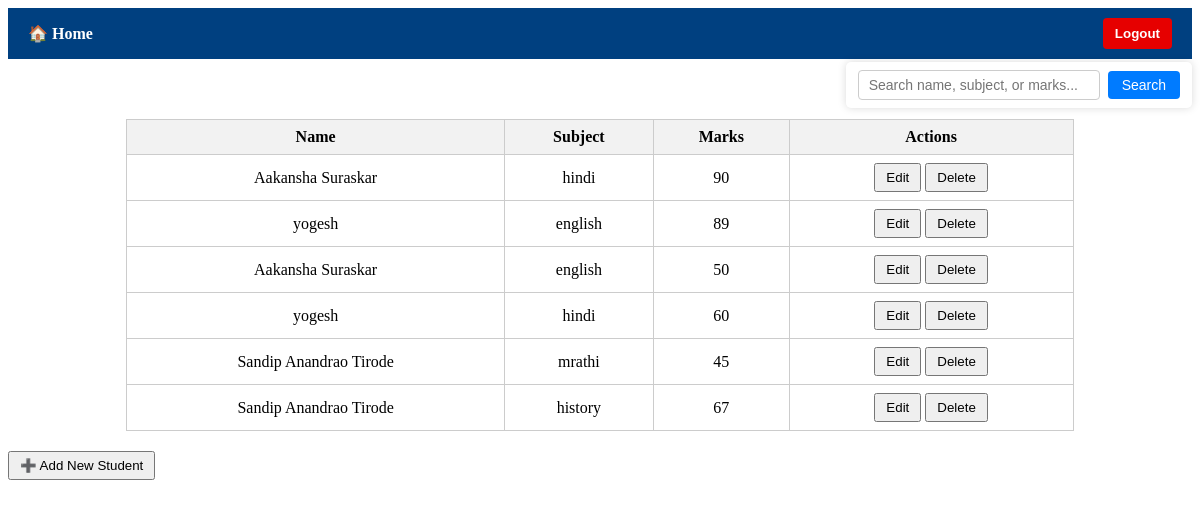
The app's page /home (signed in), older data.
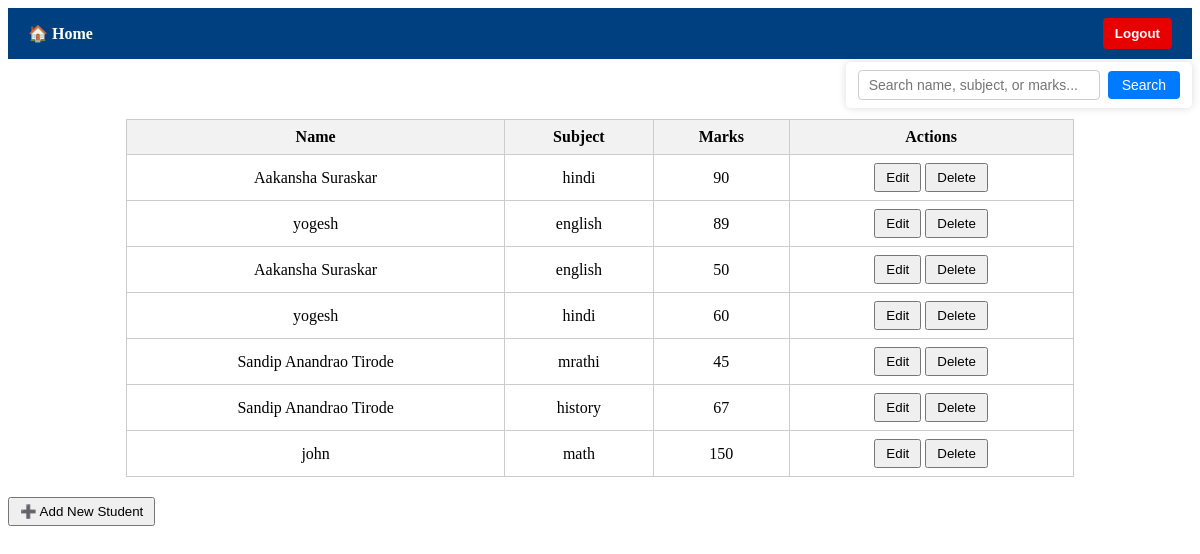
The same page, newer data.
### tables this page shows
CREATE TABLE students (
            id INTEGER PRIMARY KEY AUTOINCREMENT,
            name TEXT NOT NULL,
            subject TEXT NOT NULL,
            marks INTEGER NOT NULL
        );

### app/routes.py (the view)
@main.route('/home')
def home():
    if 'user_id' not in session:
        return redirect(url_for('main.index'))
    students = get_all_students()
    return render_template('student.html', students=students)

### app/db.py (called while the page is built)
def get_db_path():
    return 'test_portal.db' if os.environ.get('TESTING') == '1' else 'portal.db'

def get_db_connection():
    conn = sqlite3.connect(get_db_path())
    conn.row_factory = sqlite3.Row
    return conn

def get_all_students():
    conn = get_db_connection()
    c = conn.cursor()
    c.execute("SELECT id, name, subject, marks FROM students")
    students = c.fetchall()
    conn.close()
    return students

### app/templates/student.html (shortened to what this page needs)
<!DOCTYPE html>
<html lang="en">
<head>
    <link rel="stylesheet" href="{{ url_for('static', filename='css/style.css') }}" />
</head>
<body>
    {% include 'navbar.html' %}
    <div class="search-container">
       <input type="text" id="searchInput" placeholder="Search name, subject, or marks..." />
       <button id="searchBtn">Search</button>
    </div>
    <div class="table-container">
          <table id="studentsTable">
        <thead>
            <tr>
                <th>Name</th>
                <th>Subject</th>
                <th>Marks</th>
                <th>Actions</th>
            </tr>
        </thead>
        <tbody>
            {% for student in students %}
            <tr data-id="{{ student[0] }}">
                <td class="name">{{ student[1] }}</td>
                <td class="subject">{{ student[2] }}</td>
                <td class="marks">{{ student[3] }}</td>
                <td>
                    <button class="editBtn">Edit</button>
                    <button class="deleteBtn">Delete</button>
                </td>
            </tr>
            {% endfor %}
        </tbody>
    </table>
    </div>
    <div style="text-align:left;">
        <button onclick="openModal()">➕ Add New Student</button>
    </div>
</body>
</html>

### app/templates/navbar.html (shortened to what this page needs)
<nav class="navbar">
    <div class="nav-left">
        <a href="/main_home" class="nav-link">🏠 Home</a>
    </div>
    <div class="nav-right">
        <form method="POST" action="/logout" style="margin: 0;">
            <button type="submit" class="logout-btn">Logout</button>
        </form>
    </div>
</nav>

### app/static/css/style.css (style rules this page uses)
table { border-collapse: collapse; width: 80%; margin: 20px auto; }
th, td { border: 1px solid #ccc; padding: 8px; text-align: center; }
th { background-color: #f2f2f2; }
input[type=text], input[type=number] { width: 90%; }
button { cursor: pointer; padding: 5px 10px; }
.search-container { position: fixed; top: 62px; right: 8px; background: white; padding: 8px 12px; border-radius: 5px; box-shadow: 0 0 8px rgba(0, 0, 0, 0.15); display: flex; align-items: center; gap: 8px; z-index: 9999; }
.search-container input[type="text"] { padding: 6px 10px; font-size: 14px; border: 1px solid #ccc; border-radius: 4px; width: 220px; }
.search-container button { padding: 6px 14px; font-size: 14px; background-color: #007bff; border: none; color: white; border-radius: 4px; cursor: pointer; transition: background-color 0.3s ease; }
.table-container { margin-top: 60px; }

### app/templates/navbar.html (style rules this page uses)
.navbar { background-color: #004080; color: white; padding: 10px 20px; display: flex; justify-content: space-between; align-items: center; position: sticky; top: 0; z-index: 1001; }
.nav-link { color: white; text-decoration: none; font-weight: bold; }
.logout-btn { background-color: #e60000; border: none; color: white; padding: 8px 12px; font-weight: bold; cursor: pointer; border-radius: 4px; }

Row changes from the older to the newer data that the page shows:
added students: name "john", subject "math", marks "150"
